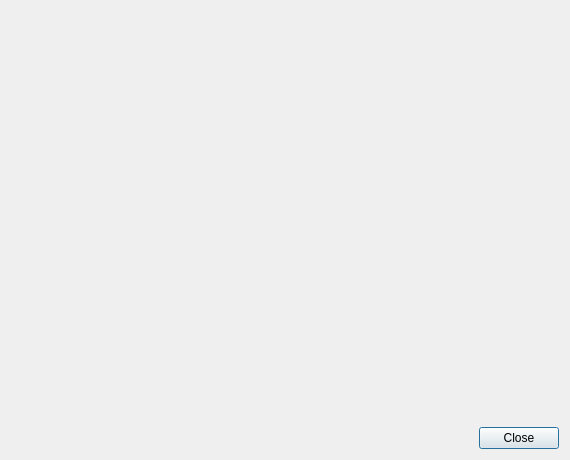
<?xml version="1.0" encoding="UTF-8"?>
<ui version="4.0">
 <class>MatrixExportDialog</class>
 <widget class="QDialog" name="MatrixExportDialog">
  <property name="windowTitle">
   <string>Export matrix</string>
  </property>
  <property name="geometry">
   <rect>
    <x>0</x>
    <y>0</y>
    <width>570</width>
    <height>460</height>
   </rect>
  </property>
  <layout class="QVBoxLayout" name="form_layout">
   <item>
    <widget class="QLabel" name="source_info">
     <property name="wordWrap">
      <bool>true</bool>
     </property>
    </widget>
   </item>
   <item>
    <widget class="QLabel" name="status">
     <property name="wordWrap">
      <bool>true</bool>
     </property>
    </widget>
   </item>
   <item>
    <widget class="QDialogButtonBox" name="form_buttons">
     <property name="standardButtons">
      <set>QDialogButtonBox::Close</set>
     </property>
    </widget>
   </item>
  </layout>
 </widget>
 <resources />
 <connections />
</ui>
